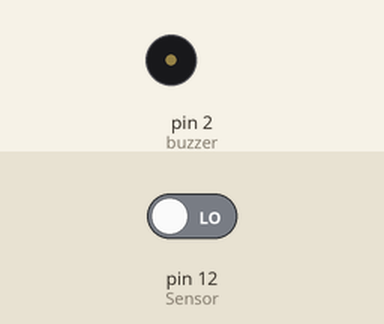
Recording of a sketch running on a simulated Arduino Uno, built with avr-gcc and run on an emulated ATmega328P. On the bench: buzzer (waves = sounding, pin HIGH). Inputs (shaded band) come from the test bench; at power-on: pin 12 (Sensor) LOW.

Above: at 2.0 s.
2.1 s: pin 12 (Sensor) driven HIGH
At 2.9 s:
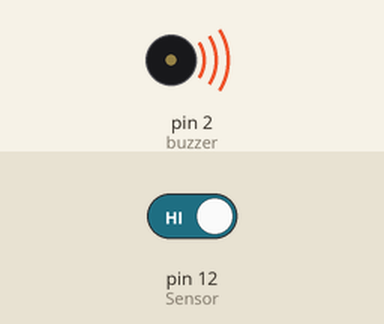
3.9 s: pin 12 (Sensor) driven LOW
At 5.5 s:
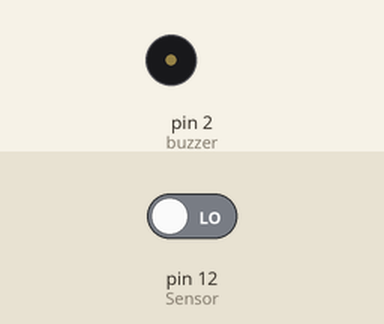
Timing chart, 0 to 7.0 s (numbered marks = the images above; inputs shaded):
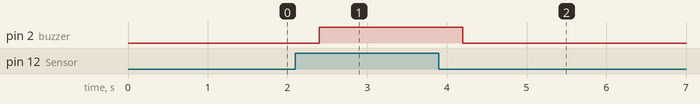

The sketch:

eye_blink_sensor.ino
```cpp
int Sensor =12;
int buzzer = 2;
void setup()
{
  // put your setup code here, to run once:
  Serial.begin(9600);
  pinMode(Sensor,INPUT);
  pinMode(buzzer,OUTPUT);

}

void loop()
{
  // put your main code here, to run repeatedly:
  if (digitalRead(Sensor))
    {
      digitalWrite(buzzer, HIGH);
      digitalWrite(LED_BUILTIN, LOW);
      delay(100);
    }
  else
    {
      digitalWrite(buzzer, LOW);
      digitalWrite(LED_BUILTIN, HIGH);
      delay(100);
    }
delay(500);
}
```

Measured:
- after the input at 2.1 s, pin 2 (buzzer): LOW → HIGH after 0.30 s
- after the input at 3.9 s, pin 2 (buzzer): HIGH → LOW after 0.30 s
